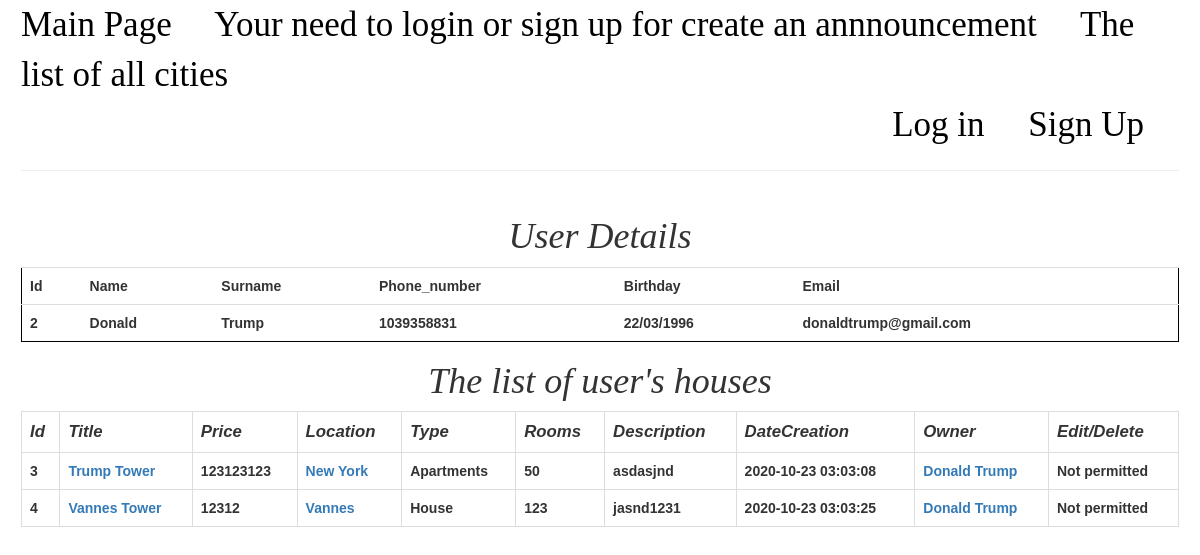
/user/2, run on the app's committed database.
### models.py (models this page shows, shortened)
class Client(UserMixin, db.Model):
    __table_args__ = {'extend_existing': True}
    id = db.Column(db.INTEGER, primary_key=True)
    name = db.Column(db.String(50), nullable=False)
    surname = db.Column(db.String(50), nullable=False)
    phone_number = db.Column(db.String(5), nullable=False, unique=False)
    birthday = db.Column(db.String(11), nullable=False)
    email = db.Column(db.String, nullable=False, unique=False)
    password = db.Column(db.INTEGER, nullable=False)

class House(db.Model):
    __table_args__ = {'extend_existing': True}
    id = db.Column(db.INTEGER, primary_key=True)
    title = db.Column(db.String(50), nullable=False)
    location = db.Column(db.String(50), nullable=False)
    type = db.Column(db.String(50), nullable=False)
    rooms = db.Column(db.INTEGER, nullable=False)
    price = db.Column(db.INTEGER, nullable=False)
    description = db.Column(db.Text, nullable=False)
    author = db.Column(db.String, nullable=False)
    author_id = db.Column(db.INTEGER, nullable=False)
    dateCreation = db.Column(db.DateTime, nullable=False, default=sqlalchemy.sql.func.now())

### app.py (the view)
@app.route('/user/<int:id>', methods=['GET'])
def infoUser(id):
    user = models.getUserByid(id)
    houses = models.getHouseByUser(id)
    return render_template('userDetails.html', houses=houses, user=user)

### models.py (called while the page is built)
def getUserByid(id):
    return Client.query.get(id)

def getHouseByUser(userId):
    return House.query.filter(House.author_id == userId).all()

### templates/userDetails.html (shortened to what this page needs)
{% extends 'base.html' %}
{% block body %}
    <h1>User Details</h1>
    <table class="table table-hover">
        <tr class="header">
            <th>Id</th>
            <th>Name</th>
            <th>Surname</th>
            <th>Phone_number</th>
            <th>Birthday</th>
            <th>Email</th>
        </tr>
        <tr>
            <th>{{ user.id }}</th>
            <th>{{ user.name }}</th>
            <th>{{ user.surname }}</th>
            <th>{{ user.phone_number }}</th>
            <th>{{ user.birthday }}</th>
            <th>{{ user.email }}</th>
        </tr>
    </table>
    <h1>The list of user's houses</h1>
    {% include 'template_table_house.html' %}
{% endblock %}

### templates/template_table_house.html
<table class="table table-hover table-bordered">
    <tr class="headers">
        <th>Id</th>
        <th>Title</th>
        <th>Price</th>
        <th>Location</th>
        <th>Type</th>
        <th>Rooms</th>
        <th>Description</th>
        <th>DateCreation</th>
        <th>Owner</th>
        <th colspan="2">Edit/Delete</th>
    </tr>
    {% for house in houses %}
        <tr>
            <th>{{ house.id }}</th>
            <th><a href="/house/{{ house.id }}">{{ house.title }}</a></th>
            <th>{{ house.price }}</th>
            <th><a href="/search/city/{{ house.location }}">{{ house.location }}</a></th>
            <th>{{ house.type }}</th>
            <th>{{ house.rooms }}</th>
            <th>{{ house.description }}</th>
            <th>{{ house.dateCreation }}</th>
            <th><a href="/user/{{ house.author_id }}">{{ house.author }}</a></th>
            {% if house.author_id == current_user.id %}
                <th><a href="/house/edit/{{ house.id }}">Edit</a></th>
                <th><a href="/house/delete/{{ house.id }}">Delete</a></th>
            {% else %}
                <th colspan="2">Not permitted</th>
            {% endif %}
        </tr>
    {% endfor %}
</table>

### static/css/main.css (style rules this page uses)
table { border: black 1px solid; font-family: "Trebuchet MS", Arial, Helvetica, sans-serif; width: 100%; }
h1 { text-align: center; font-style: italic; color: cornflowerblue; }
.headers { font-style: italic; font-size: 1.2em; }

### data on the page
Client: id "2", name "Donald", surname "Trump", phone_number "1039358831", birthday "22/03/1996", email "donaldtrump@gmail.com"
House: id "3", title "Trump Tower", price "123123123", location "New York", type "Apartments", rooms "50", description "asdasjnd", dateCreation "2020-10-23 03:03:08", author "Donald Trump", shows "Not permitted"
House: id "4", title "Vannes Tower", price "12312", location "Vannes", type "House", rooms "123", description "jasnd1231", dateCreation "2020-10-23 03:03:25", author "Donald Trump", shows "Not permitted"
